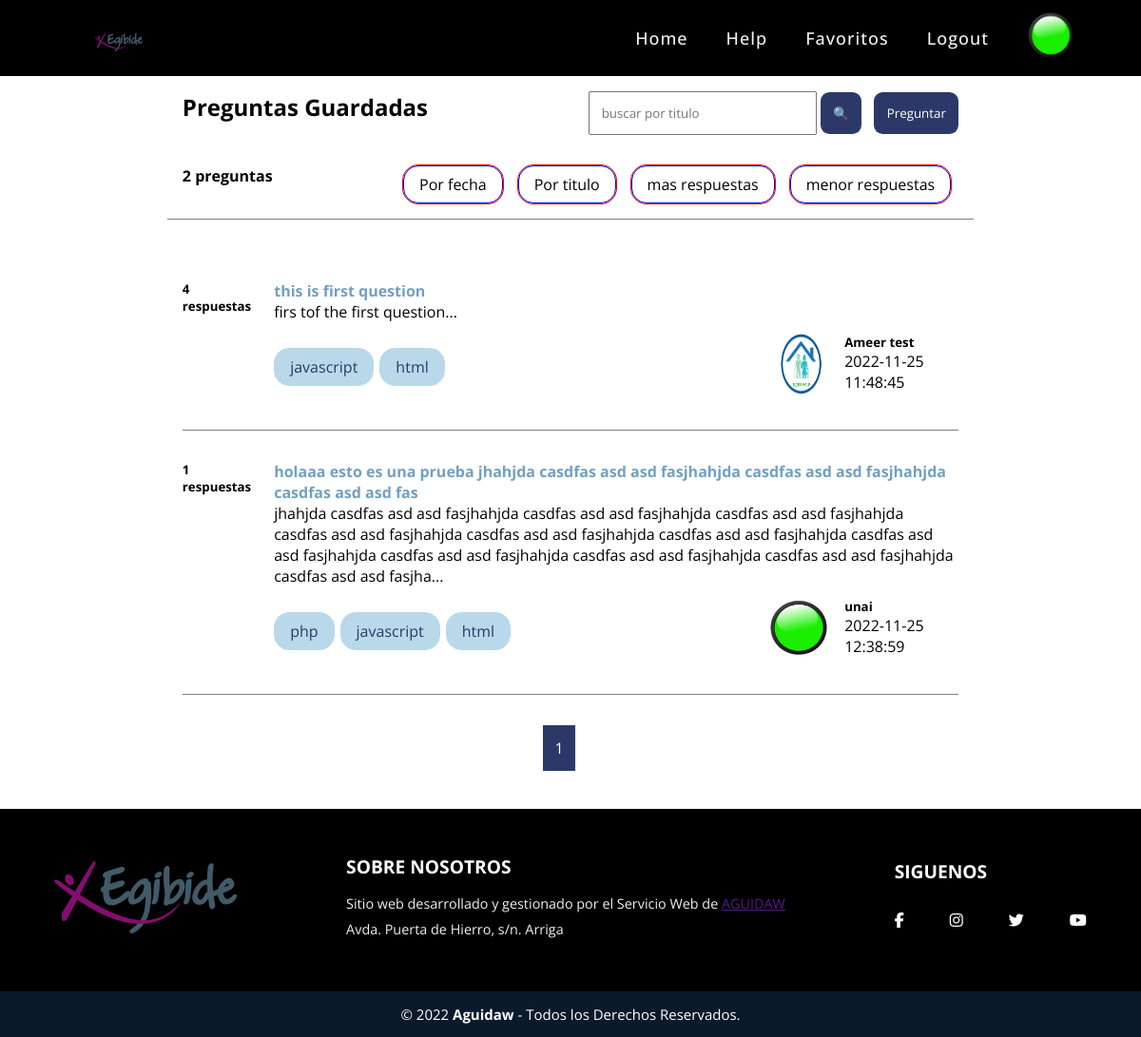
Page /php/preguntas_guardadas.php (signed in) on the committed database.
### tables this page shows
CREATE TABLE `usuarios` (
  `id` int NOT NULL,
  `nombre` varchar(40) NOT NULL,
  `apellido` varchar(125) NOT NULL,
  `alias` varchar(40) NOT NULL,
  `email` varchar(255) NOT NULL,
  `password` varchar(255) NOT NULL,
  `imagen` varchar(255) DEFAULT NULL
);

CREATE TABLE `preguntas` (
  `id` int NOT NULL,
  `id_usuario` int NOT NULL,
  `titulo` varchar(255) NOT NULL,
  `descripcion` longtext NOT NULL,
  `imagen` varchar(255) DEFAULT NULL,
  `fecha_creacion` datetime DEFAULT CURRENT_TIMESTAMP
);

CREATE TABLE `etiquetas` (
  `id` int NOT NULL,
  `name` varchar(255) NOT NULL
);

### www/php/basedatos.php (called while the page is built, shortened)
<?php
    function connect() {
        try {
            $host="db";
            $dbname="mydb";
            $user="root";
            $pass="test";
            $dbh = new PDO("mysql:host=$host;dbname=$dbname", $user, $pass);
            return $dbh;
        }
        catch(PDOException $e) {
            echo $e->getMessage();
            return null;
        }
    }
?>

### www/php/models/usuario.php (called while the page is built, shortened)
<?php
function buscarUsuarioPorId($dbc,$id){
    $sql = "select * from usuarios where id = :id LIMIT 1";
    $statement = $dbc->prepare($sql);
    $statement->execute(['id' => $id]);
    return $statement->fetch(PDO::FETCH_OBJ);
}

### www/php/models/pregunta_guardada.php (called while the page is built, shortened)
<?php
function todasPreguntasGuardadas($dbc,$idUsuario){
    $sql = "select * from preguntas_guardadas where id_usuario=:id_usuario";
    $statement = $dbc->prepare($sql);
    $statement->bindParam(":id_usuario",$idUsuario);
    $statement->execute();
    return $statement;
}
function todasPreguntasGuardadasConNumroDeRespuestasYUsuario($dbc,$idUsuario,$desde,$hasta){
    $sql = "select p.id,p.titulo,p.descripcion,p.fecha_creacion,p.id_usuario,u.nombre as usuario from preguntas_guardadas pg join preguntas p on pg.id_pregunta = p.id join usuarios u on p.id_usuario = u.id where pg.id_usuario=$idUsuario  limit $desde,$hasta";
    $statement = $dbc->prepare($sql);
    $statement->execute();
    return $statement;
}

### www/php/models/respuesta.php (called while the page is built, shortened)
<?php
    function buscarRespuestaDeUnaPregunta($dbc, $idPregunta) {
        $sql = "select * from respuestas where id_pregunta=:idPregunta";
        $statement = $dbc->prepare($sql);
        $statement->bindParam(':idPregunta',$idPregunta);
        $statement->execute();
        return $statement->fetchAll();
    }
?>

### www/php/models/etiqueta.php (called while the page is built, shortened)
<?php
function buscarEtiquetasDeUnaPregunta($dbc,$id){
    $sql = "select etiquetas.name from etiquetas, preguntas_etiquetas where etiquetas.id=preguntas_etiquetas.id_etiqueta and preguntas_etiquetas.id_pregunta=:id_pregunta";
    $statement = $dbc->prepare($sql);
    $statement->bindParam(":id_pregunta", $id);
    $statement->execute();
    return $statement;
}
?>

### www/php/preguntas_guardadas.php (the view, shortened to what this page needs)
<?php
require "models/pregunta_guardada.php";
require "models/respuesta.php";
require "models/usuario.php";
require "models/etiqueta.php";
require "basedatos.php";
$preguntas = [];
$cantidadPreguntas = 0;
$resultadosCadaPagina = 10;
if(isset($_GET['buscar']))
{
    $titulo = $_GET['buscar_titulo'];
    $preguntas = pregutasBuscadoPorTitulo(connect(),$titulo)->fetchAll();
    $cantidadPreguntas = count($preguntas);
}
else if(isset($_GET['por_fecha']))
{
    $preguntas = pregutasFilteradoPorFecha(connect())->fetchAll();
    $cantidadPreguntas = count($preguntas);
}
else if(isset($_GET['por_titulo']))
{
    $preguntas = pregutasFilteradoPorTitulo(connect())->fetchAll();
    $cantidadPreguntas = count($preguntas);
}
else if(isset($_GET['mas_respuestas']))
{
    $preguntas = pregutasFilteradoMasRespuestas(connect())->fetchAll();
    $cantidadPreguntas = count($preguntas);
}
else if(isset($_GET['menor_respuestas']))
{
    $preguntas = pregutasFilteradoMenosRespuestas(connect())->fetchAll();
    $cantidadPreguntas = count($preguntas);
}
else{
    if(!isset($_GET['page']))
    {
        $page = 1;
    }
    else{
        $page = $_GET['page'];
    }
    $desde = ($page - 1) * 10;
    $hasta = 10;
    $todasPreguntas = todasPreguntasGuardadas(connect(),(int) $_SESSION['id_usuario'])->fetchAll();
    $preguntas = todasPreguntasGuardadasConNumroDeRespuestasYUsuario(connect(),(int) $_SESSION['id_usuario'],$desde,$hasta)->fetchAll();
    $cantidadPreguntas = count($todasPreguntas);
}
function cogerPerfil($id_usuario)
{
    $usuario = buscarUsuarioPorId(connect(),$id_usuario);
    return $usuario;
}
?>
<!DOCTYPE html>
<html lang="es">
<head>
    <link rel="stylesheet" href="css/header.css" class="css">
    <link rel="stylesheet" href="css/footer.css" class="css">
    <link rel="stylesheet" href="https://cdnjs.cloudflare.com/ajax/libs/font-awesome/4.7.0/css/font-awesome.min.css">
    <link rel="stylesheet" href="../css/header.css">
    <link rel="stylesheet" href="../css/footer.css">
    <link rel="stylesheet" href="../css/style.css">
</head>
<body>
    <?php
        require('../componentes/header.php');
    ?>
    <main>
    <main class="contenido">
        <aside class="menu-izq"></aside>
        <div class="preguntas">
            <section class="cabeza">
                <h2>Preguntas Guardadas</h2>
                <div class="buscador">
                    <form action="index.php" method="get">
                        <input type="text" name="buscar_titulo" placeholder="buscar por titulo" id="campo-buscador" value="<?= isset($_GET['buscar_titulo']) ? $_GET['buscar_titulo'] : '' ?>">
                        <input type="submit" name="buscar" value="🔍" id="btn-buscar">
                    </form>
                    <a href="php/crear_pregunta.php"><button class="preguntar">Preguntar</button></a>
                </div>
            </section>
            <section class="seccion-filtros">
                <h4><?= $cantidadPreguntas ?> preguntas</h4>
                <div class="filtros-pregunta">
                    <ul class="filtros">
                        <li><a href="index.php?por_fecha=true">Por fecha</a></li>
                        <li><a href="index.php?por_titulo=true">Por titulo</a></li>
                        <li><a href="index.php?mas_respuestas=true">mas respuestas</a></li>
                        <li><a href="index.php?menor_respuestas=true">menor respuestas</a></li>
                    </ul>
                </div>
            </section>
            <div class="contenido-preguntas">
                <?php if($cantidadPreguntas > 0): ?>
                <?php foreach($preguntas as $pregunta): ?>
                    <section class="todas-preguntas">
                        <div class="detalle-pregunta">
                            <div class="cantidad-respuesta">
                                <h5><?= count(buscarRespuestaDeUnaPregunta(connect(),$pregunta['id'])) ?> respuestas</h5>
                            </div>
                            <div class="section-pregunta">
                                <div class="pregunta">
                                    <h4><a href="detalle_pregunta.php?pregunta=<?= $pregunta['id'] ?>" class="titulo-pregunta"><?= $pregunta['titulo'] ?></a></h4>
                                    <p><?= substr_replace($pregunta['descripcion'],"...",300) ?></p>
                                    <div class="info-pregunta">
                                        <div class="etiquetas-pregunta">
                                            <ul class="etiquetas">
                                                <?php foreach( buscarEtiquetasDeUnaPregunta(connect(),$pregunta['id'])->fetchAll() as $etiqueta): ?>
                                                    <li class="etiqueta-item">
                                                        <?= $etiqueta['name'] ?>
                                                    </li>
                                                <?php endforeach; ?>
                                            </ul>
                                        </div>
                                        <div class="info-usuario">
                                            <div class="perfil-img-usuario">
                                                <?php
                                                    $perfilUsuario = cogerPerfil($pregunta['id_usuario']);
                                                ?>
                                                <img src="../<?= $perfilUsuario->imagen ?? "../imagenes/profile.png" ?>" alt="perfil usuario">
                                            </div>
                                            <div class="nombre-usuario-fecha">
                                                <h5><?= $perfilUsuario->nombre ?></h5>
                                                <p><?= $pregunta['fecha_creacion'] ?></p>
                                            </div>
                                        </div>
                                    </div>
                                </div>
                            </div>
                        </div>
                    </section>
                <?php endforeach; ?>
                <?php else: ?>
                    <h4>No hay preguntas</h4>
                <?php endif; ?>
            </div>
            <div class="paginas">
                <ul class="enlace-paginas">
                    <?php for($i=1;$i <= ceil($cantidadPreguntas / $resultadosCadaPagina); $i++): ?>
                        <a class="enlace-pagina" href="index.php?page=<?= $i ?>"><li class="pagina"><?= $i ?></li></a>
                    <?php endfor; ?>
                </ul>
            </div>
        </div>
        <div class="menu-der"></div>
    </main>
    <?php
        require('../componentes/footer.php');
    ?>
</body>
</html>

### www/componentes/header.php (shortened to what this page needs)
<?php
if(isset($_SESSION['loggedin'])){
   $usuario = buscarUsuarioPorId(connect() ,(int) $_SESSION['id_usuario']);
   }
?>
    <nav>
         <div class="logo">
           <a href="../index.php"><img src="../img/logo.png" alt="Error en la imagen"></a>
         </div>
         <ul>
            <li><a class="color" href="../index.php">Home</a></li>
            <li><a class="color" href="../php/help.php">Help</a></li>
            <?php if(isset($_SESSION['loggedin']) || isset($_SESSION['id_usuario'])): ?>
               <li><a class="color" href="../php/preguntas_guardadas.php">Favoritos</a></li>
               <li><a class="color" href="../php/auth/logout.php">Logout</a></li>
               <li class="perfil">
           <a href="../php/perfil_usuario.php"><img src="../<?= $usuario->imagen ?>" alt="perfil"></a></li>
            <?php else: ?>
            <li><a class="color" href="../php/nosotros.php">Nosotros</a></li>
            <li><a class="color" href="../php/iniciosesion.php">Sign In</a></li>
            <li><a class="color" href="../php/crear_cuenta.php">Sign Up</a></li>
            <?php endif; ?>
         </ul>
      </nav>

### www/componentes/footer.php
<footer class="pie-pagina">
        <div class="grupo-1">
            <div class="box">
                <figure>
                    <a href="#">
                        <img src="../img/logo.png" alt="Logo de aguidaw">
                    </a>
                </figure>
            </div>
            <div class="box">
                <h2>SOBRE NOSOTROS</h2>
                <p>Sitio web desarrollado y gestionado por el Servicio Web de <a href="">AGUIDAW</a></p>
                <p>Avda. Puerta de Hierro, s/n. Arriga
                </p>
            </div>
            <div class="box">
                <h2>SIGUENOS</h2>
                <div class="red-social">
                    <a href="#" class="fa fa-facebook"></a>
                    <a href="#" class="fa fa-instagram"></a>
                    <a href="#" class="fa fa-twitter"></a>
                    <a href="#" class="fa fa-youtube"></a>
                </div>
            </div>
        </div>
        <div class="grupo-2">
            <small>&copy; 2022 <b>Aguidaw</b> - Todos los Derechos Reservados.</small>
        </div>
</footer>

### www/css/header.css (style rules this page uses)
* { margin: 0; padding: 0; box-sizing: border-box; font-family: 'Poppins', sans-serif; }
nav { display: flex; height: 80px; width: 100%; background: #000000; align-items: center; justify-content: space-between; padding: 0 50px 0 100px; flex-wrap: wrap; }
nav .logo { color: #fff; font-size: 35px; font-weight: 600; }
.logo img { width: 50px; }
.perfil img { width: 50px; }
nav ul { display: flex; flex-wrap: wrap; list-style: none; align-items: center; }
nav ul li { margin: 0 5px; }
nav ul li a { color: #f2f2f2; text-decoration: none; font-size: 18px; font-weight: 500; padding: 8px 15px; border-radius: 5px; letter-spacing: 1px; transition: all 0.3s ease; }

### www/css/footer.css (style rules this page uses)
* { margin: 0; padding: 0; box-sizing: border-box; font-family: 'Open Sans', sans-serif; }
main { min-height: calc(100vh - 73px - 30vh); }
.pie-pagina { width: 100vw; height: 30vh; background-color: #000000; }
.pie-pagina .grupo-1 { height: 80%; display: flex; justify-content: space-around; align-items: center; }
.pie-pagina .grupo-1 figure a img { padding: 0 2vw; width: 20vw; }
.pie-pagina .grupo-1 .box h2 { color: #fff; margin-bottom: 2vh; font-size: 1.2em; padding-left: 2vw; }
.pie-pagina .grupo-1 .box p { padding: 0 2vw; color: #efefef; margin-bottom: 1vh; font-size: .9em; }
.pie-pagina .grupo-1 .red-social { display: flex; }
.pie-pagina .grupo-1 .red-social a { padding: 0 2vw; text-decoration: none; line-height: 45px; color: #fff; transition: all 300ms ease; display: flex; justify-content: space-evenly; }
.pie-pagina .grupo-2 { height: 20%; background-color: #0a1a2a; color: #fff; display: flex; justify-content: center; align-items: center; }
.pie-pagina .grupo-2 small { font-size: 15px; }

### www/css/style.css (style rules this page uses)
* { padding: 0; margin: 0; }
.contenido { display: grid; grid-template-columns: 1fr 4fr 1fr; grid-template-rows: auto; }
.cabeza { display: flex; justify-content: space-between; padding: 1em; }
.buscador { display: flex; justify-content: space-around; align-items: center; }
#campo-buscador { padding: .9em; width: 20vw; color: #2c3968; }
#btn-buscar { padding: 1em; background-color: #2c3968; color: white; border:0; cursor: pointer; border-radius: .7em; }
.preguntar { padding: 1em; background-color: #2c3968; color: white; border:0; cursor: pointer; border-radius: .7em; margin-left: 1em; }
.seccion-filtros { display: flex; justify-content: space-between; padding: 1em; border-bottom: 1px solid grey; }
.filtros-pregunta > .filtros { display: flex; justify-content: space-around; align-items: center; }
ul.filtros > li { padding: 0.5em 1em; margin: 0 0.5em; list-style: none; border: 1px solid blue; outline: 1px solid red; border-radius: 1em; }
ul.filtros > li > a { text-decoration: none; color: black; }
.contenido-preguntas { padding: 2em 1em; }
.todas-preguntas { display: flex; flex-direction: column; justify-content: start; padding: 2em 0em; border-bottom: 1px solid grey; }
.detalle-pregunta { display: flex; justify-content: start; }
.section-pregunta { width: 100%; }
div.pregunta { margin-left: 2vw; }
.titulo-pregunta { color: #72A0C1; text-decoration: none; }
.info-pregunta { min-width: 60vw !important; margin-top: 1.5vh; display: flex; align-items: center; justify-content: space-between; }
.etiquetas-pregunta { min-width: 70%; }
ul.etiquetas { display: flex; justify-content: start; list-style: none; }
.etiqueta-item { padding: .5em 1em; border: 1px solid #B9D9EB; background-color: #B9D9EB; color: #2c3968; margin-right: 0.5vw; border-radius: 1em; }
.info-usuario { display: flex; justify-content: start; }
.perfil-img-usuario { margin: 0 1em; }
.perfil-img-usuario > img { height: 4em; width: 4em; border-radius: 50%; }
div.paginas { min-width: 100%; display: flex; justify-content: center; align-items: center; margin-bottom: 5vh; }
.enlace-paginas { display: flex; justify-content: space-around; align-items: center; }
li.pagina { list-style: none; margin-right: 1.5em; padding: .8em; background-color: #2c3968; color: white; }
.enlace-pagina { height: 100%; width: 100%; text-align: center; text-decoration: none; }

### rows in the picture
usuarios: imagen (picture)
preguntas: id "4", titulo "this is first question", descripcion "firs tof the first question...", id_usuario.imagen (picture), id_usuario.nombre "Ameer test", fecha_creacion "2022-11-25 11:48:45"
etiquetas: name "javascript"
etiquetas: name "html"
preguntas: id "1", titulo "holaaa esto es una prueba jhahjda casdfas asd asd fasjhahjda casdfas asd asd fasjhahjda casdfas asd asd fas", descripcion "jhahjda casdfas asd asd fasjhahjda casdfas asd asd fasjhahjda casdfas asd asd fasjhahjda casdfas asd asd fasjhahjda casdfas asd asd fasjhahjda casdfas asd asd fasjhahjda casdfas asd asd fasjhahjda casdfas asd asd fasjhahjda casdfas asd asd fasjhahjda casdfas asd asd fasjhahjda casdfas asd asd fasjha...", id_usuario.imagen (picture), id_usuario.nombre "unai", fecha_creacion "2022-11-25 12:38:59"
etiquetas: name "php"

### other values in the picture
$cantidadPreguntas "2"
